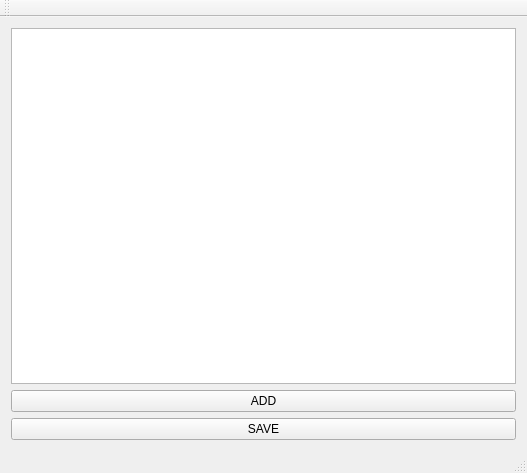
<?xml version="1.0" encoding="UTF-8"?>
<ui version="4.0">
 <class>MainWindow</class>
 <widget class="QMainWindow" name="MainWindow">
  <property name="geometry">
   <rect>
    <x>0</x>
    <y>0</y>
    <width>527</width>
    <height>473</height>
   </rect>
  </property>
  <property name="windowTitle">
   <string>MainWindow</string>
  </property>
  <widget class="QWidget" name="centralWidget">
   <layout class="QVBoxLayout" name="verticalLayout">
    <item>
     <widget class="QListWidget" name="listWidget"/>
    </item>
    <item>
     <widget class="QPushButton" name="pushButton">
      <property name="text">
       <string>ADD</string>
      </property>
     </widget>
    </item>
    <item>
     <widget class="QPushButton" name="pushButton_2">
      <property name="text">
       <string>SAVE</string>
      </property>
     </widget>
    </item>
   </layout>
  </widget>
  <widget class="QMenuBar" name="menuBar">
   <property name="geometry">
    <rect>
     <x>0</x>
     <y>0</y>
     <width>527</width>
     <height>22</height>
    </rect>
   </property>
  </widget>
  <widget class="QToolBar" name="mainToolBar">
   <attribute name="toolBarArea">
    <enum>TopToolBarArea</enum>
   </attribute>
   <attribute name="toolBarBreak">
    <bool>false</bool>
   </attribute>
  </widget>
  <widget class="QStatusBar" name="statusBar"/>
 </widget>
 <layoutdefault spacing="6" margin="11"/>
 <resources/>
 <connections/>
</ui>
